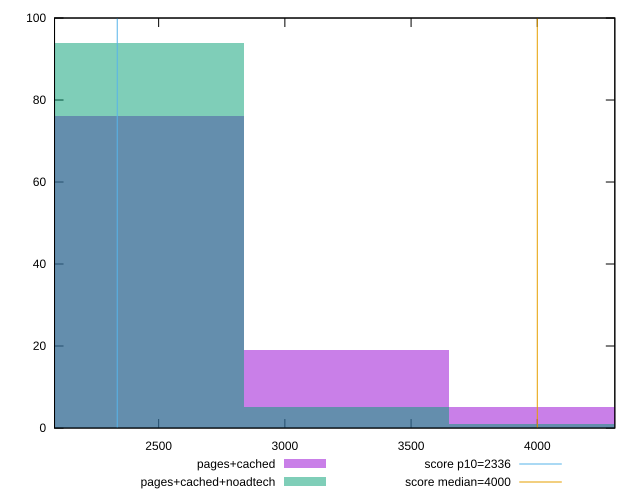

Write gnuplot code to recreate this figure.
reset

$pagesCached <<EOF
3243.7666764013493 19
2432.825007301012 76
4054.7083455016864 5
EOF

$pagesCachedNoadtech <<EOF
4054.7083455016864 1
2432.825007301012 94
3243.7666764013493 5
EOF

set key outside below
set boxwidth 810.9416691003373
set xrange [2087.5954999999994:4307.1055]
set yrange [0:100]
set trange [0:100]
set style fill transparent solid 0.5 noborder

set parametric
set terminal svg size 640, 500 enhanced background rgb 'white'
set output "report_00014_2021-02-09T15:56:05.503Z/first-meaningful-paint/comparison/histogram/1_vs_2.svg"

plot $pagesCached title "pages+cached" with boxes, \
     $pagesCachedNoadtech title "pages+cached+noadtech" with boxes, \
     2336,t title "score p10=2336", \
     4000,t title "score median=4000"

reset
